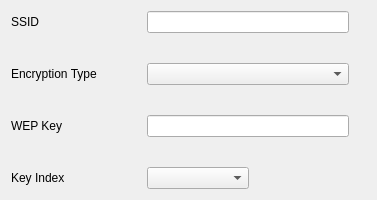
<?xml version="1.0" encoding="UTF-8"?>
<ui version="4.0">
 <class>PageManualSetup</class>
 <widget class="QWidget" name="PageManualSetup">
  <property name="geometry">
   <rect>
    <x>0</x>
    <y>0</y>
    <width>377</width>
    <height>198</height>
   </rect>
  </property>
  <property name="windowTitle">
   <string>Form</string>
  </property>
  <property name="styleSheet">
   <string notr="true">QLineEdit,QComboBox{
min-width:200;
max-width:200;
}

#keyIndexComboBox{
min-width:100;
max-width:100;
}
/*
#PageManualSetup{
min-width:500;
max-width:500;
min-height:200;
max-height:200;
}*/</string>
  </property>
  <layout class="QVBoxLayout" name="verticalLayout">
   <item>
    <layout class="QFormLayout" name="formLayout_2">
     <property name="labelAlignment">
      <set>Qt::AlignLeading|Qt::AlignLeft|Qt::AlignVCenter</set>
     </property>
     <property name="formAlignment">
      <set>Qt::AlignLeading|Qt::AlignLeft|Qt::AlignTop</set>
     </property>
     <property name="horizontalSpacing">
      <number>50</number>
     </property>
     <property name="verticalSpacing">
      <number>30</number>
     </property>
     <item row="0" column="0">
      <widget class="QLabel" name="label_2">
       <property name="text">
        <string>SSID</string>
       </property>
      </widget>
     </item>
     <item row="1" column="0">
      <widget class="QLabel" name="encryptionTypeLabel">
       <property name="text">
        <string>Encryption Type</string>
       </property>
      </widget>
     </item>
     <item row="1" column="1">
      <widget class="QComboBox" name="encryptionTypeComboBox"/>
     </item>
     <item row="2" column="0">
      <widget class="QLabel" name="wEPKeyLabel">
       <property name="text">
        <string>WEP Key</string>
       </property>
      </widget>
     </item>
     <item row="2" column="1">
      <widget class="QLineEdit" name="wEPKeyLineEdit"/>
     </item>
     <item row="3" column="0">
      <widget class="QLabel" name="keyIndexLabel">
       <property name="text">
        <string>Key Index</string>
       </property>
      </widget>
     </item>
     <item row="3" column="1">
      <widget class="QComboBox" name="keyIndexComboBox"/>
     </item>
     <item row="0" column="1">
      <widget class="QLineEdit" name="sSIDLineEdit"/>
     </item>
    </layout>
   </item>
  </layout>
 </widget>
 <resources/>
 <connections/>
</ui>
